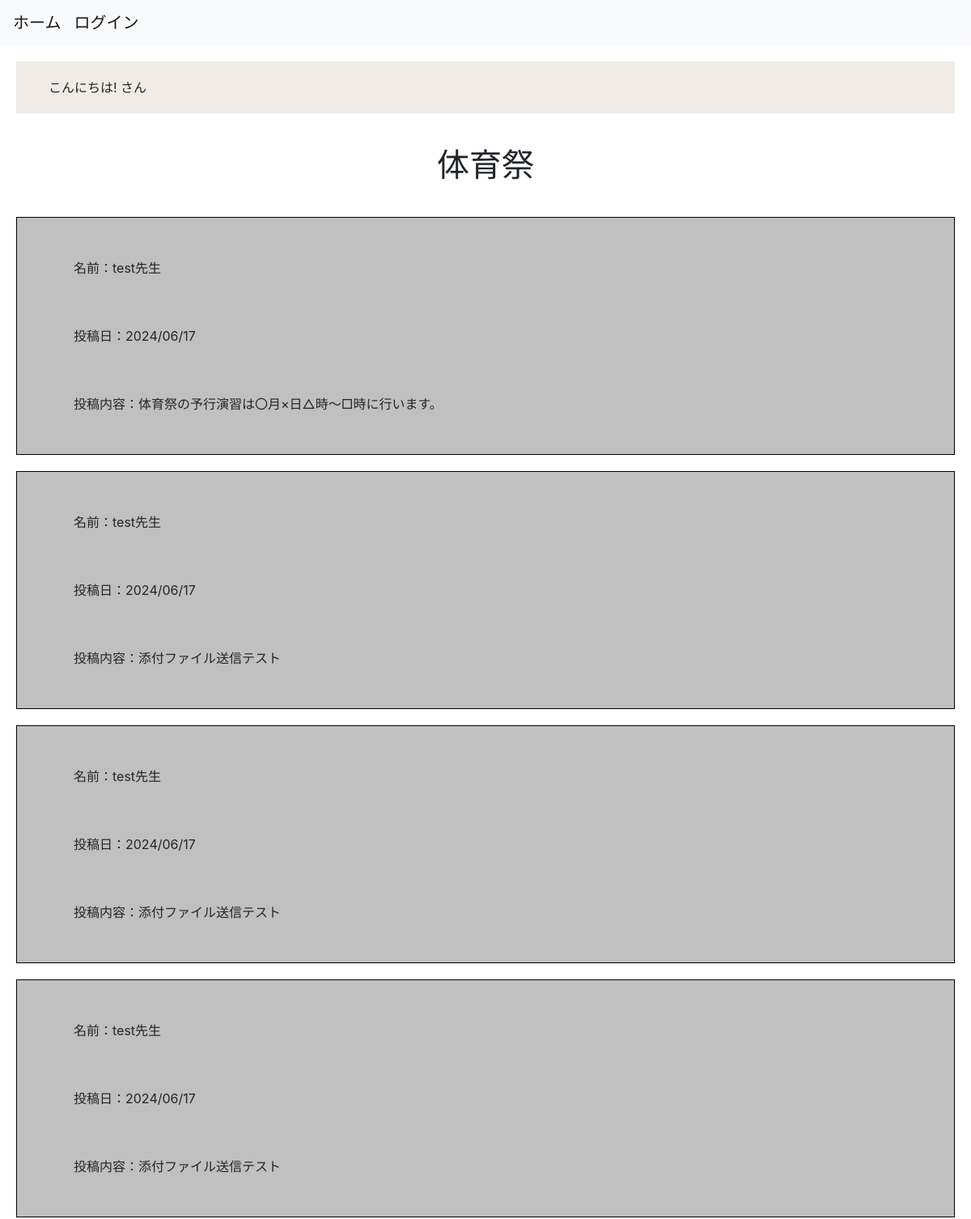
Before: /boards/post_comments/1 (upper part) with the older database file.
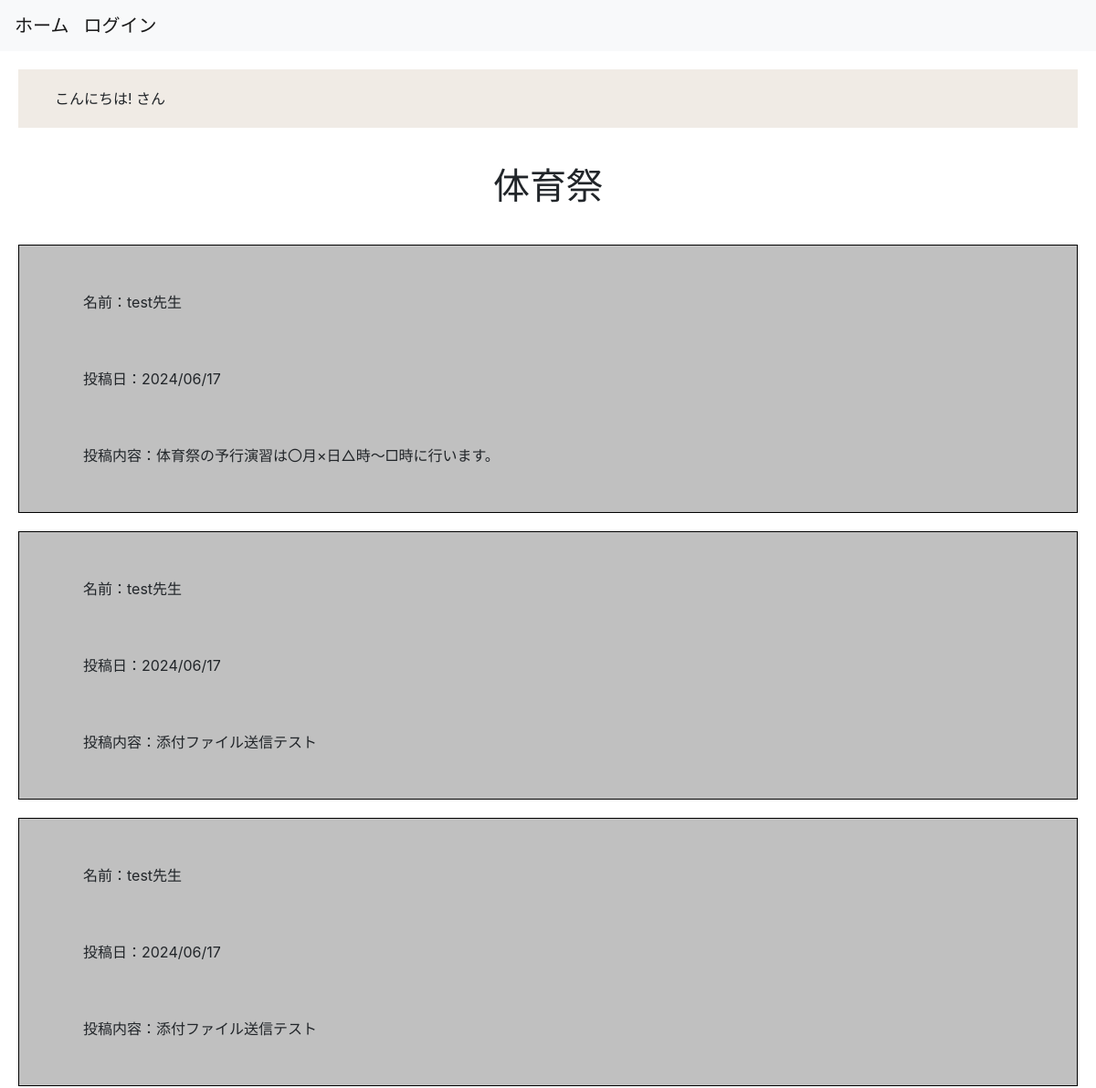
After: the same page with the newer database file.
### boards/models.py (models this page shows)
class Comments(models.Model):
    comment = models.CharField(max_length=1000)
    created_at = models.DateTimeField(auto_now_add=True)
    updated_at = models.DateField(auto_now=True)
    user = models.ForeignKey('accounts.Users', on_delete=models.CASCADE)
    theme = models.ForeignKey('Themes', on_delete=models.CASCADE)
    attach = models.FileField(verbose_name='添付ファイル',upload_to='media/%Y/%m/%d/')
    objects = CommentsManager()
    class Meta:
        db_table = 'comments'

### accounts/models.py (models this page shows, shortened)
class Users(AbstractBaseUser, PermissionsMixin):
    school_id = models.IntegerField(unique=True) #学籍番号
    class_id = models.IntegerField(blank=True, null=True) #出席番号、教師は出席番号をもたないため、必須にはしない。
    first_name = models.CharField(max_length=150) #姓
    last_name = models.CharField(max_length=150) #名
    first_name_phonetic = models.CharField(max_length=150) #姓ふりがな
    last_name_phonetic = models.CharField(max_length=150) #名ふりがな
    birthday = models.DateField() #誕生日
    school_grade = models.PositiveIntegerField(blank=True, null=True) #学年
    school_class = models.PositiveIntegerField(blank=True, null=True) #組
    email = models.EmailField(max_length=150, blank=True, null=True) #学生はメアド持ってない場合があることを想定して必須項目にしない。
    club = models.CharField(max_length=150, null=True) #帰宅部想定でnull=True
    is_active = models.BooleanField(default=True) #認証登録は今回は省くためdefault=True
    is_staff = models.BooleanField(default=False)
    created_at = models.DateTimeField(auto_now_add=True) #登録日時
    updated_at = models.DateTimeField(auto_now=True) #更新日時
    GENDER_CHOICES = (
        ('man', 'Man'),
        ('woman', 'Woman'),
    )
    STATUS_CHOICES = (
        ('teacher', 'Teacher'),
        ('student', 'Student'),
        ('parent', 'Parent'),
    )
    gender = models.CharField(max_length=50, choices=GENDER_CHOICES) #性別
    status = models.CharField(max_length=50, choices=STATUS_CHOICES) #立場
    USERNAME_FIELD = 'school_id'
    REQUIRED_FIELDS = ['first_name', 'last_name','status','birthday']
    objects = UserManager()
    class Meta:
        db_table = 'users'

### boards/views.py (the view, shortened to what this page needs)
# urls.py: path('post_comments/<int:theme_id>', views.post_comments, name='post_comments'),
def post_comments(request, theme_id):
    post_comment_form = forms.PostCommentForm(request.POST or None,)
    theme = get_object_or_404(Themes, id=theme_id)
    comments = Comments.objects.fetch_by_theme_id(theme_id)
    return render(
        request, 'boards/post_comments.html', context={
            'post_comment_form': post_comment_form,
            'theme': theme,
            'comments': comments,
        }
    )

### boards/models.py (called while the page is built)
    def fetch_by_theme_id(self, theme_id):
        return self.filter(theme_id=theme_id).order_by('id').all()

### templates/boards/post_comments.html (shortened to what this page needs)
{% extends "base.html" %}
{% block content %}
<h1>{{ theme.title }}</h1>
{% for comment in comments %}
    <div id="comment">
    <p>名前：{{ comment.user.first_name }}先生</p>
    <p>投稿日：{{ comment.created_at | date:"Y/m/d" }}</p>
    <p>投稿内容：{{ comment.comment }}</p>
    </div>
{% endfor %}
{% endblock %}

Changed rows visible on the page:
removed Comments: user.first_name "test", created_at "2024/06/17", comment "添付ファイル送信テスト"
